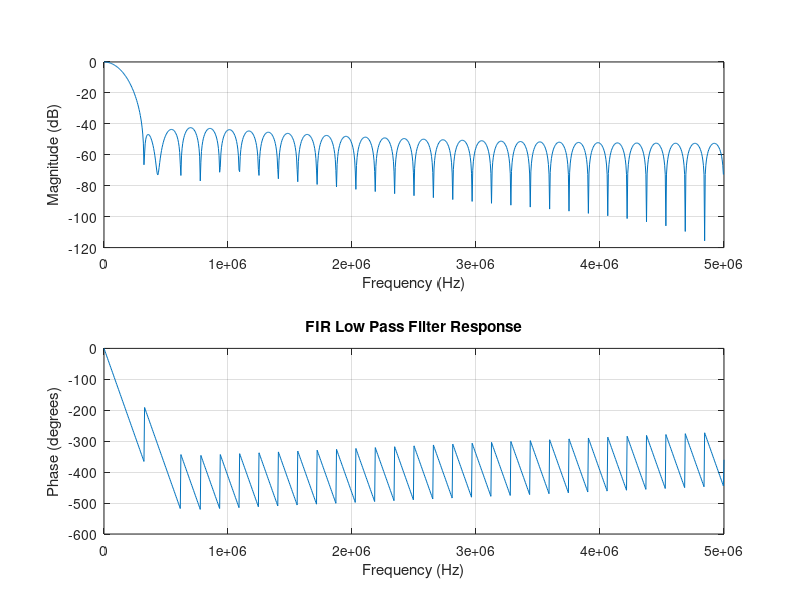

MATLAB code for this plot:
clc;
clear;
close all;

%% ================= PARAMETERS =================
fs = 10e6;        % Sampling frequency (10 MHz)
fc = 2e3;         % Cutoff frequency (2 kHz)
num_taps = 64;    % Number of taps (must match Vivado)

order = num_taps - 1;

%% ================= FIR DESIGN =================
b = fir1(order, fc/(fs/2));   % Low-pass FIR

%% ================= NORMALIZATION =================
% Ensure unity gain at DC
b = b / sum(b);

%% ================= PLOT RESPONSE =================
figure;
freqz(b,1,1024,fs);
title('FIR Low Pass Filter Response');

%% ================= FLOAT COEFFICIENT FILE =================
fid = fopen('fir_coeff_float.txt','w');
for i = 1:length(b)
    fprintf(fid, '%.10f\n', b(i));
end
fclose(fid);

%% ================= FIXED-POINT CONVERSION =================
% Q1.15 format (16-bit signed)
scale = 2^15;

b_fixed = round(b * scale);

% Saturation protection
b_fixed(b_fixed > 32767) = 32767;
b_fixed(b_fixed < -32768) = -32768;

%% ================= SAVE FIXED COEFF (TXT) =================
fid = fopen('fir_coeff_fixed.txt','w');
for i = 1:length(b_fixed)
    fprintf(fid, '%d\n', b_fixed(i));
end
fclose(fid);

%% ================= GENERATE COE FILE (VIVADO) =================
fid = fopen('fir_coeff.coe','w');

fprintf(fid, 'memory_initialization_radix=10;\n');
fprintf(fid, 'memory_initialization_vector=\n');

for i = 1:length(b_fixed)
    if i == length(b_fixed)
        fprintf(fid, '%d;\n', b_fixed(i));
    else
        fprintf(fid, '%d,\n', b_fixed(i));
    end
end

fclose(fid);

%% ================= DISPLAY INFO =================
disp('FIR design completed!');
disp('Files generated:');
disp('1. fir_coeff_float.txt  (for reference)');
disp('2. fir_coeff_fixed.txt  (for manual use)');
disp('3. fir_coeff.coe        (USE THIS IN VIVADO)');
